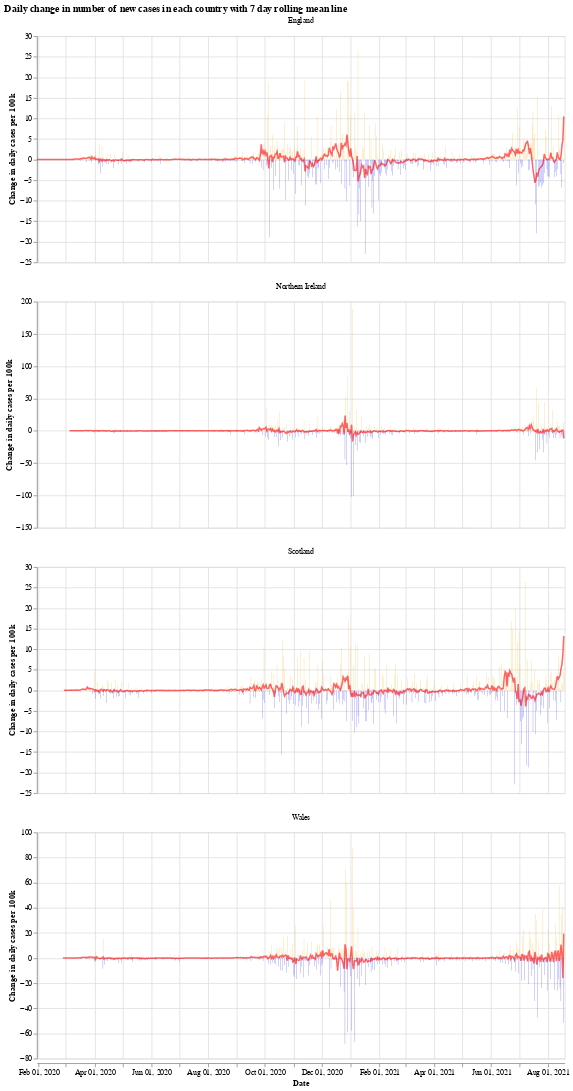

Here is the notebook cell this chart was saved with:
### Markdown cell above
We will use the Python library `Altair` for visualising the data, see the [altair docs](https://altair-viz.github.io/) for more information.

First we have a graph which shows the daily change in the number of new cases for each country. This number jumps up and down all over the place, which is likely due to delay in reporting of new cases over the weekend. Another interesting thing is that it looks like the daily cases in Wales experienced a much shorter period of calm over the summer (calm in the sense of daily cases not jumping up and down).

The orange bars are days when the number of new cases (per 100k population) was more than the previous day, while the blue are days when the number of new cases dropped. The red line is the 7 day moving average. 

When the moving average line is below 0, it means that there is a consistent drop in new cases. We can see this clearly happening around the times that lockdowns were introduced (though, to varying degrees). I will update the graphs soon with a marker of when each lockdown started.

### Code cell
# collapse
import altair as alt

bars = alt.Chart(uk_cases).mark_bar().encode(
    x=alt.X("yearmonthdate(date):T", axis=alt.Axis(title='Date')),
    y=alt.Y("casesChangeRate:Q", axis=alt.Axis(title='Change in daily cases per 100k')),
    tooltip='casesChange',
    color=alt.condition(
        alt.datum.casesChangeRate > 0,
        alt.value("orange"),  # The positive color
        alt.value("blue")  # The negative color
    )
).properties(title='Daily change in number of new cases with 7 day rolling mean',width=700).interactive()

line = alt.Chart(uk_cases).mark_line(
    color='red',
    size=2,
    opacity=0.6
).transform_window(
    rolling_mean='mean(casesChangeRate)',
    frame=[0, 7],
    groupby=['areaName']
).encode(
    x='yearmonthdate(date):T',
    y='rolling_mean:Q'
)

alt.layer(bars, line, data=uk_cases).facet(alt.Column(
    'areaName', title=''), columns=1).resolve_scale(y='independent').properties(title='Daily change in number of new cases in each country with 7 day rolling mean line')

### Figure 1 — Vega-Lite specification as saved in the notebook (floating-point values rounded to 4 significant figures; data arrays with more than 128 entries replaced by an {"elided": "..."} marker saying what was removed)
{"config": {"view": {"continuousWidth": 400, "continuousHeight": 300}}, "data": {"name": "data-b6d053bc2ca3652d746e7953d8e9b854"}, "facet": {"type": "nominal", "field": "areaName", "title": ""}, "spec": {"layer": [{"mark": "bar", "encoding": {"color": {"condition": {"value": "orange", "test": "(datum.casesChangeRate > 0)"}, "value": "blue"}, "tooltip": {"type": "quantitative", "field": "casesChange"}, "x": {"type": "temporal", "axis": {"title": "Date"}, "field": "date", "timeUnit": "yearmonthdate"}, "y": {"type": "quantitative", "axis": {"title": "Change in daily cases per 100k"}, "field": "casesChangeRate"}}, "selection": {"selector001": {"type": "interval", "bind": "scales", "encodings": ["x", "y"]}}, "title": "Daily change in number of new cases with 7 day rolling mean", "width": 700}, {"mark": {"type": "line", "color": "red", "opacity": 0.6, "size": 2}, "encoding": {"x": {"type": "temporal", "field": "date", "timeUnit": "yearmonthdate"}, "y": {"type": "quantitative", "field": "rolling_mean"}}, "transform": [{"window": [{"op": "mean", "field": "casesChangeRate", "as": "rolling_mean"}], "frame": [0, 7], "groupby": ["areaName"]}]}]}, "columns": 1, "resolve": {"scale": {"y": "independent"}}, "title": "Daily change in number of new cases in each country with 7 day rolling mean line", "$schema": "https://vega.github.io/schema/vega-lite/v4.8.1.json", "datasets": {"data-b6d053bc2ca3652d746e7953d8e9b854": {"elided": "2176 records"}}}
